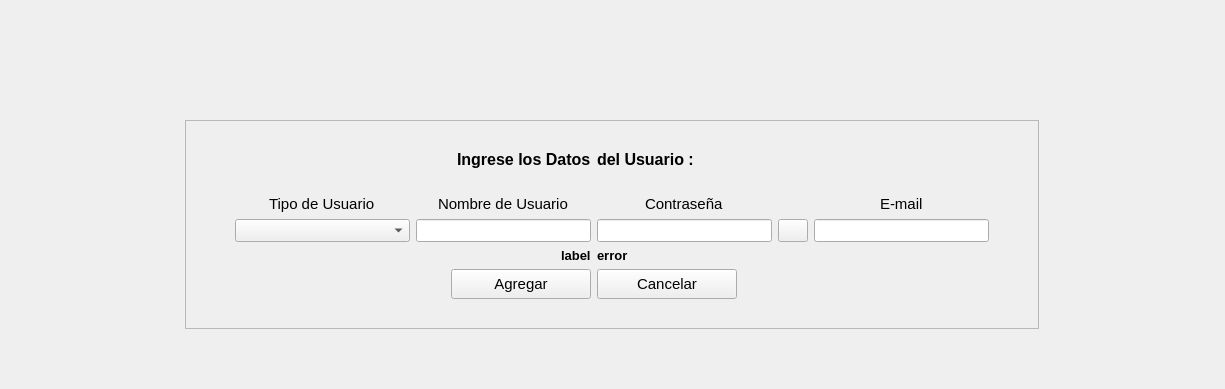
      <widget class="QWidget" name="page_12">
       <layout class="QGridLayout" name="gridLayout_21">
        <item row="0" column="0">
         <widget class="QFrame" name="frame_45">
          <property name="frameShape">
           <enum>QFrame::Shape::NoFrame</enum>
          </property>
          <property name="frameShadow">
           <enum>QFrame::Shadow::Raised</enum>
          </property>
          <layout class="QVBoxLayout" name="verticalLayout_26">
           <item>
            <spacer name="horizontalSpacer_113">
             <property name="orientation">
              <enum>Qt::Orientation::Horizontal</enum>
             </property>
             <property name="sizeHint" stdset="0">
              <size>
               <width>40</width>
               <height>20</height>
              </size>
             </property>
            </spacer>
           </item>
           <item>
            <spacer name="horizontalSpacer_116">
             <property name="orientation">
              <enum>Qt::Orientation::Horizontal</enum>
             </property>
             <property name="sizeHint" stdset="0">
              <size>
               <width>40</width>
               <height>20</height>
              </size>
             </property>
            </spacer>
           </item>
           <item>
            <spacer name="horizontalSpacer_115">
             <property name="orientation">
              <enum>Qt::Orientation::Horizontal</enum>
             </property>
             <property name="sizeHint" stdset="0">
              <size>
               <width>40</width>
               <height>20</height>
              </size>
             </property>
            </spacer>
           </item>
           <item>
            <spacer name="horizontalSpacer_114">
             <property name="orientation">
              <enum>Qt::Orientation::Horizontal</enum>
             </property>
             <property name="sizeHint" stdset="0">
              <size>
               <width>40</width>
               <height>20</height>
              </size>
             </property>
            </spacer>
           </item>
           <item>
            <spacer name="horizontalSpacer_112">
             <property name="orientation">
              <enum>Qt::Orientation::Horizontal</enum>
             </property>
             <property name="sizeHint" stdset="0">
              <size>
               <width>1185</width>
               <height>20</height>
              </size>
             </property>
            </spacer>
           </item>
           <item alignment="Qt::AlignmentFlag::AlignHCenter">
            <widget class="QFrame" name="frame_46">
             <property name="minimumSize">
              <size>
               <width>800</width>
               <height>0</height>
              </size>
             </property>
             <property name="frameShape">
              <enum>QFrame::Shape::StyledPanel</enum>
             </property>
             <property name="frameShadow">
              <enum>QFrame::Shadow::Raised</enum>
             </property>
             <layout class="QGridLayout" name="gridLayout_22">
              <item row="6" column="3" alignment="Qt::AlignmentFlag::AlignLeft">
               <widget class="QPushButton" name="pushButton_38">
                <property name="minimumSize">
                 <size>
                  <width>140</width>
                  <height>30</height>
                 </size>
                </property>
                <property name="font">
                 <font>
                  <pointsize>11</pointsize>
                  <bold>false</bold>
                 </font>
                </property>
                <property name="text">
                 <string>Cancelar</string>
                </property>
               </widget>
              </item>
              <item row="4" column="0">
               <spacer name="horizontalSpacer_125">
                <property name="orientation">
                 <enum>Qt::Orientation::Horizontal</enum>
                </property>
                <property name="sizeHint" stdset="0">
                 <size>
                  <width>40</width>
                  <height>20</height>
                 </size>
                </property>
               </spacer>
              </item>
              <item row="3" column="2" alignment="Qt::AlignmentFlag::AlignHCenter">
               <widget class="QLabel" name="label_73">
                <property name="font">
                 <font>
                  <pointsize>11</pointsize>
                  <bold>false</bold>
                 </font>
                </property>
                <property name="text">
                 <string>Nombre de Usuario</string>
                </property>
               </widget>
              </item>
              <item row="4" column="4">
               <widget class="QPushButton" name="pushButton_40">
                <property name="maximumSize">
                 <size>
                  <width>30</width>
                  <height>16777215</height>
                 </size>
                </property>
                <property name="font">
                 <font>
                  <pointsize>10</pointsize>
                  <bold>true</bold>
                 </font>
                </property>
                <property name="text">
                 <string/>
                </property>
                <property name="icon">
                 <iconset>
                  <normaloff>../archivos_py/resources/eye_visible_hide_hidden_show_icon_145988.png</normaloff>../archivos_py/resources/eye_visible_hide_hidden_show_icon_145988.png</iconset>
                </property>
               </widget>
              </item>
              <item row="4" column="5">
               <widget class="QLineEdit" name="lineEdit_26">
                <property name="minimumSize">
                 <size>
                  <width>175</width>
                  <height>0</height>
                 </size>
                </property>
                <property name="maximumSize">
                 <size>
                  <width>200</width>
                  <height>16777215</height>
                 </size>
                </property>
                <property name="font">
                 <font>
                  <pointsize>10</pointsize>
                  <bold>false</bold>
                 </font>
                </property>
               </widget>
              </item>
              <item row="4" column="3">
               <widget class="QLineEdit" name="lineEdit_25">
                <property name="sizePolicy">
                 <sizepolicy hsizetype="Expanding" vsizetype="Fixed">
                  <horstretch>0</horstretch>
                  <verstretch>0</verstretch>
                 </sizepolicy>
                </property>
                <property name="minimumSize">
                 <size>
                  <width>175</width>
                  <height>0</height>
                 </size>
                </property>
                <property name="maximumSize">
                 <size>
                  <width>200</width>
                  <height>16777215</height>
                 </size>
                </property>
                <property name="font">
                 <font>
                  <pointsize>10</pointsize>
                  <bold>false</bold>
                 </font>
                </property>
               </widget>
              </item>
              <item row="3" column="5" alignment="Qt::AlignmentFlag::AlignHCenter">
               <widget class="QLabel" name="label_77">
                <property name="font">
                 <font>
                  <pointsize>11</pointsize>
                  <bold>false</bold>
                 </font>
                </property>
                <property name="text">
                 <string>E-mail</string>
                </property>
               </widget>
              </item>
              <item row="0" column="3">
               <spacer name="horizontalSpacer_119">
                <property name="orientation">
                 <enum>Qt::Orientation::Horizontal</enum>
                </property>
                <property name="sizeHint" stdset="0">
                 <size>
                  <width>40</width>
                  <height>20</height>
                 </size>
                </property>
               </spacer>
              </item>
              <item row="3" column="3" alignment="Qt::AlignmentFlag::AlignHCenter">
               <widget class="QLabel" name="label_74">
                <property name="font">
                 <font>
                  <pointsize>11</pointsize>
                  <bold>false</bold>
                 </font>
                </property>
                <property name="text">
                 <string>Contraseña</string>
                </property>
               </widget>
              </item>
              <item row="4" column="2">
               <widget class="QLineEdit" name="lineEdit_24">
                <property name="minimumSize">
                 <size>
                  <width>175</width>
                  <height>0</height>
                 </size>
                </property>
                <property name="maximumSize">
                 <size>
                  <width>200</width>
                  <height>16777215</height>
                 </size>
                </property>
                <property name="font">
                 <font>
                  <pointsize>10</pointsize>
                  <bold>false</bold>
                 </font>
                </property>
               </widget>
              </item>
              <item row="4" column="1">
               <widget class="QComboBox" name="comboBox_13">
                <property name="sizePolicy">
                 <sizepolicy hsizetype="Maximum" vsizetype="Fixed">
                  <horstretch>0</horstretch>
                  <verstretch>0</verstretch>
                 </sizepolicy>
                </property>
                <property name="minimumSize">
                 <size>
                  <width>175</width>
                  <height>0</height>
                 </size>
                </property>
                <property name="maximumSize">
                 <size>
                  <width>200</width>
                  <height>16777215</height>
                 </size>
                </property>
                <property name="font">
                 <font>
                  <pointsize>10</pointsize>
                  <bold>false</bold>
                 </font>
                </property>
               </widget>
              </item>
              <item row="6" column="2" alignment="Qt::AlignmentFlag::AlignRight">
               <widget class="QPushButton" name="pushButton_39">
                <property name="minimumSize">
                 <size>
                  <width>140</width>
                  <height>30</height>
                 </size>
                </property>
                <property name="font">
                 <font>
                  <pointsize>11</pointsize>
                  <bold>false</bold>
                 </font>
                </property>
                <property name="text">
                 <string>Agregar</string>
                </property>
               </widget>
              </item>
              <item row="7" column="2">
               <spacer name="horizontalSpacer_123">
                <property name="orientation">
                 <enum>Qt::Orientation::Horizontal</enum>
                </property>
                <property name="sizeHint" stdset="0">
                 <size>
                  <width>40</width>
                  <height>20</height>
                 </size>
                </property>
               </spacer>
              </item>
              <item row="7" column="3">
               <spacer name="horizontalSpacer_124">
                <property name="orientation">
                 <enum>Qt::Orientation::Horizontal</enum>
                </property>
                <property name="sizeHint" stdset="0">
                 <size>
                  <width>40</width>
                  <height>20</height>
                 </size>
                </property>
               </spacer>
              </item>
              <item row="4" column="6">
               <spacer name="horizontalSpacer_126">
                <property name="orientation">
                 <enum>Qt::Orientation::Horizontal</enum>
                </property>
                <property name="sizeHint" stdset="0">
                 <size>
                  <width>40</width>
                  <height>20</height>
                 </size>
                </property>
               </spacer>
              </item>
              <item row="0" column="2">
               <spacer name="horizontalSpacer_117">
                <property name="orientation">
                 <enum>Qt::Orientation::Horizontal</enum>
                </property>
                <property name="sizeHint" stdset="0">
                 <size>
                  <width>40</width>
                  <height>20</height>
                 </size>
                </property>
               </spacer>
              </item>
              <item row="2" column="5">
               <widget class="QLabel" name="label_75">
                <property name="text">
                 <string/>
                </property>
               </widget>
              </item>
              <item row="3" column="1" alignment="Qt::AlignmentFlag::AlignHCenter">
               <widget class="QLabel" name="label_72">
                <property name="font">
                 <font>
                  <pointsize>11</pointsize>
                  <bold>false</bold>
                 </font>
                </property>
                <property name="text">
                 <string>Tipo de Usuario</string>
                </property>
               </widget>
              </item>
              <item row="1" column="3" alignment="Qt::AlignmentFlag::AlignLeft">
               <widget class="QLabel" name="label_70">
                <property name="font">
                 <font>
                  <pointsize>12</pointsize>
                  <bold>true</bold>
                 </font>
                </property>
                <property name="text">
                 <string>del Usuario :</string>
                </property>
               </widget>
              </item>
              <item row="1" column="2" alignment="Qt::AlignmentFlag::AlignRight">
               <widget class="QLabel" name="label_71">
                <property name="font">
                 <font>
                  <pointsize>12</pointsize>
                  <bold>true</bold>
                 </font>
                </property>
                <property name="text">
                 <string>Ingrese los Datos</string>
                </property>
               </widget>
              </item>
              <item row="5" column="2" alignment="Qt::AlignmentFlag::AlignRight">
               <widget class="QLabel" name="label_115">
                <property name="font">
                 <font>
                  <pointsize>10</pointsize>
                  <bold>true</bold>
                 </font>
                </property>
                <property name="text">
                 <string>label</string>
                </property>
               </widget>
              </item>
              <item row="5" column="3" alignment="Qt::AlignmentFlag::AlignLeft">
               <widget class="QLabel" name="label_116">
                <property name="font">
                 <font>
                  <pointsize>10</pointsize>
                  <bold>true</bold>
                 </font>
                </property>
                <property name="text">
                 <string>error</string>
                </property>
               </widget>
              </item>
             </layout>
            </widget>
           </item>
           <item>
            <spacer name="verticalSpacer_12">
             <property name="orientation">
              <enum>Qt::Orientation::Vertical</enum>
             </property>
             <property name="sizeHint" stdset="0">
              <size>
               <width>20</width>
               <height>40</height>
              </size>
             </property>
            </spacer>
           </item>
          </layout>
         </widget>
        </item>
       </layout>
      </widget>
